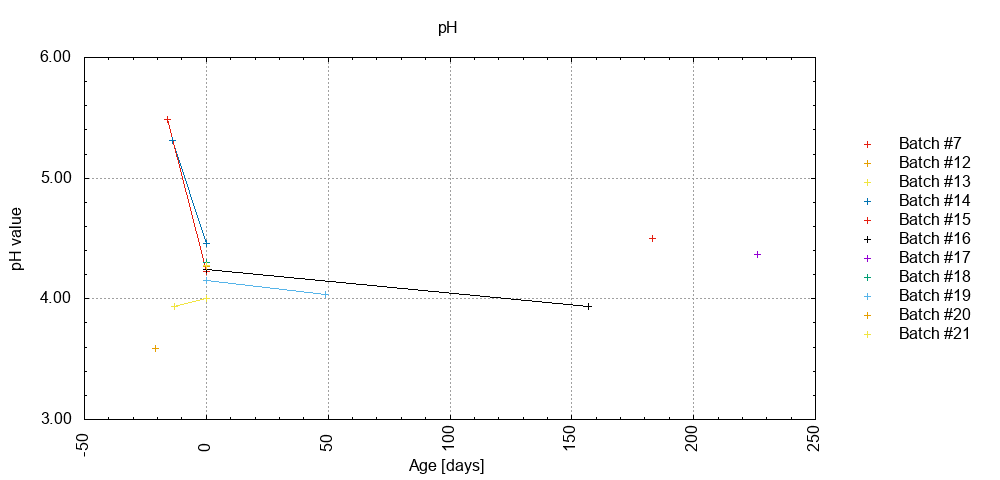

Write gnuplot code to recreate this figure.
# setup graph
set term png size 1000,480
output_file = "ph.png"
set output output_file
set title "pH"
set style data linespoints
set key outside right center vertical Left reverse enhanced autotitle nobox
# format Y-axis
set ylabel "pH value"
set format y "%.2f"
set yrange [3:6]
set grid y
set ytics 1
set mytics 5
# format X-axis
set xlabel "Age [days]"
set grid x
set mxtics 5
set xtics offset 0,-1.5 rotate by 90
set autoscale x
# plot the graph
plot "ph.data" using 1:2:3 with linespoints lc variable notitle, \
    keyentry with point lc  7 lt 1 title "Batch #7", \
    keyentry with point lc 12 lt 1 title "Batch #12", \
    keyentry with point lc 13 lt 1 title "Batch #13", \
    keyentry with point lc 14 lt 1 title "Batch #14", \
    keyentry with point lc 15 lt 1 title "Batch #15", \
    keyentry with point lc 16 lt 1 title "Batch #16", \
    keyentry with point lc 17 lt 1 title "Batch #17", \
    keyentry with point lc 18 lt 1 title "Batch #18", \
    keyentry with point lc 19 lt 1 title "Batch #19", \
    keyentry with point lc 20 lt 1 title "Batch #20", \
    keyentry with point lc 21 lt 1 title "Batch #21", \
    keyentry with point lc 22 lt 1 title "Batch #22", \
    keyentry with point lc 23 lt 1 title "Batch #23", \
    keyentry with point lc 24 lt 1 title "Batch #24", \
    keyentry with point lc 25 lt 1 title "Batch #25", \
    keyentry with point lc 26 lt 1 title "Batch #26"
# set output back to default
set output
# reset terminal type
set terminal pop
